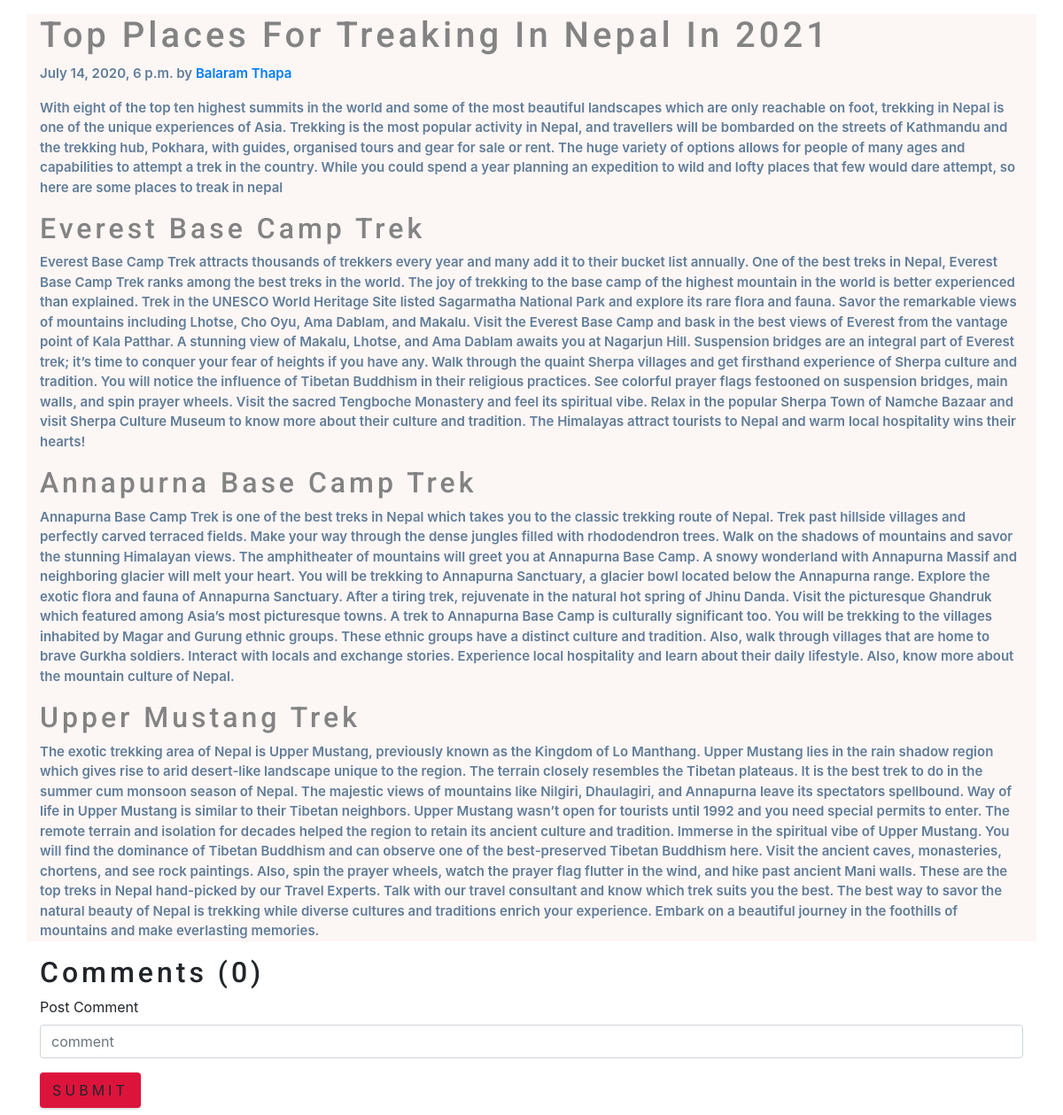
The page /blog/blogpost/2/ (signed in) on the database its author committed.
### blog/models.py (models this page shows, shortened)
class Post(models.Model):
    sno = models.AutoField(primary_key=True)
    title = models.CharField(max_length=50)
    content = models.TextField(max_length=5000)
    auther = models.CharField(max_length=50)
    slug = models.CharField(max_length=130)
    timestamp = models.DateTimeField(blank=True)
    Thumbnail = models.ImageField(upload_to='satish/images', default="")

### blog/views.py (the view)
# urls.py: path("blog/blogpost/<str:slug>/",views.blogpost,name='blogpost'),
def blogpost(request,slug):
    post = Post.objects.filter(slug=slug).first()
    comments = Blogcomment.objects.filter(post=post,parent=None)
    replies = Blogcomment.objects.filter(post=post).exclude(parent=None)
    replayDict = {}
    for replay in replies:
        if replay.parent.sno not in replayDict.key():
            replayDict[replay.parent.sno]= [replay]
        else:
            replayDict[replay.parent.sno].append(replay)
    context = {'post':post,'comments':comments,'user':request.user, 'replayDict':replayDict}
    return render(request,'blog/blogpage.html',context)

### blog/templates/blog/blogpage.html (shortened to what this page needs)
{% extends "blog/base.html" %}
{% load humanize %}
{% load extra %}
{% block not-all %}
  <div class="container containers my-3">
    <h1 class="bog-post-title">{{post.title}}</h1>
     <p class="blog-post-meta">{{post.timestamp}} by <a href="">{{post.auther}}</a> </p>
     <p style="font-size: 15px;
      font-weight: 600;
      color: #838383;">{{post.content|safe}}</p>
  </div>
  <div class="container">
  	<h2>Comments ({{comments.count}})</h2>
    <div class="my-2">
      {% if user.is_authenticated %}
      <form action="/blog/blogpost/postComment/" method="post">{% csrf_token %}
       <div class="form-group">
          <label>Post Comment</label>
          <input type="text" class="form-control" name="comment" placeholder="comment">
       </div>
        <button type="submit" class="btn" style="background-color: crimson;">Submit</button>
      </form>
      {% else %}
      <p>Please login to post a comment</p>
      {% endif %}
    </div>
  </div>
{% endblock not-all %}

### static/css/style.css (style rules this page uses)
:root { --clr-primary-1: hsl(43, 86%, 17%); --clr-primary-2: hsl(43, 77%, 27%); --clr-primary-3: hsl(43, 72%, 37%); --clr-primary-4: hsl(42, 63%, 48%); --clr-primary-5: hsl(42, 78%, 60%); --clr-primary-6: hsl(43, 89%, 70%); --clr-primary-7: hsl(43, 90%, 76%); --clr-primary-8: hsl(45, 86%, 81%); --clr-primary-9: hsl(45, 90%, 88%); --clr-primary-10: hsl(45, 100%, 96%); --clr-grey-1: hsl(209, 61%, 16%); --clr-grey-2: hsl(211, 39%, 23%); --clr-grey-3: hsl(209, 34%, 30%); --clr-grey-4: hsl(209, 28%, 39%); --clr-grey-5: hsl(210, 22%, 49%); --clr-grey-6: hsl(209, 23%, 60%); --clr-grey-7: hsl(211, 27%, 70%); --clr-grey-8: hsl(210, 31%, 80%); --clr-grey-9: hsl(212, 33%, 89%); --clr-grey-10: hsl(210, 36%, 96%); --clr-white: #fff; --ff-primary: 'Roboto', sans-serif; --ff-secondary: 'Open Sans', sans-serif; --transition: all 0.3s linear; --spacing: 0.25rem; --radius: 0.5rem; --light-shadow: 0 5px 15px rgba(0, 0, 0, 0.1); --dark-shadow: 0 5px 15px rgba(0, 0, 0, 0.2); --max-width: 1170px; }
body { font-family: var(--ff-secondary); background: var(--clr-white); color: var(--clr-grey-1); line-height: 1.5; font-size: 0.875rem; }
a { text-decoration: none; }
h1, h2, h3, h4 { letter-spacing: var(--spacing); text-transform: capitalize; line-height: 1.25; margin-bottom: 0.75rem; font-family: var(--ff-primary); }
h1 { font-size: 3rem; }
h2 { font-size: 2rem; }
p { margin-bottom: 1.25rem; color: var(--clr-grey-5); }
.container { max-width: 1140px; margin: auto; }
.btn { text-transform: uppercase; background: transparent; color: #fff; border: 2px solid crimson !important; padding: 0.375rem 0.75rem; letter-spacing: var(--spacing); display: inline-block; font-weight: 700; -webkit-transition: var(--transition); transition: var(--transition); font-size: 0.875rem; border: 2px solid transparent; cursor: pointer; box-shadow: 0 1px 3px rgba(0, 0, 0, 0.2); border-radius: var(--radius); transition: 0.5s ease all; }
@media screen and (min-width: 800px) { h1 { font-size: 4rem; font-weight: 500; } }
@media screen and (min-width: 800px) { h2 { font-size: 2.5rem; } }
@media screen and (min-width: 800px) { body { font-size: 1rem; } }
@media screen and (min-width: 800px) { h1, h2, h3, h4 { line-height: 1; } }

### blog/templates/blog/blogpage.html (style rules this page uses)
.containers { background-color: #FCF6F5FF; font-size: 15px; font-weight: 600; color: #838383; align-items:center; justify-content:center; }

### rows shown on the page
Post: title "Top Places For Treaking In Nepal In 2021", timestamp "July 14, 2020, 6 p.m.", auther "Balaram Thapa", content "With eight of the top ten highest summits in the world and some of the most beautiful landscapes which are only reachable on foot, trekking in Nepal is one of the unique experiences of Asia. Trekking is the most popular activity in Nepal, and travellers will be bombarded on the streets of Kathmandu and the trekking hub, Pokhara, with guides, organised tours and gear for sale or rent. The huge variety of options allows for people of many ages and capabilities to attempt a trek in the country. While you could spend a year planning an expedition to wild and lofty places that few would dare attempt, so here are some places to treak in nepal Everest Base Camp Trek Everest Base Camp Trek attracts…"

### other values the page prints
{{ comments.count }} "0"
